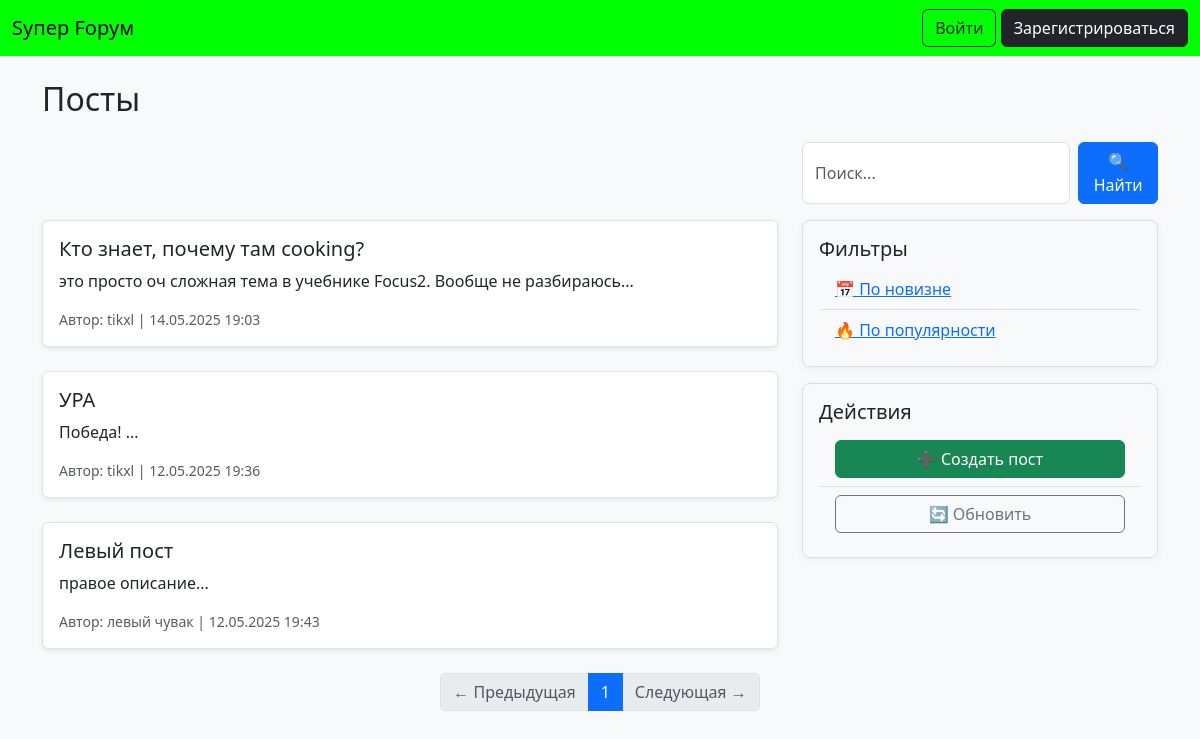
Screenshot of /?sort=popular with the database file from the repository.
### app.py (models this page shows)
class Post(db.Model):
    id = db.Column(db.Integer, primary_key=True)
    title = db.Column(db.String(200), nullable=False)
    content = db.Column(db.Text, nullable=False)
    date = db.Column(db.DateTime, default=datetime.utcnow)
    user_id = db.Column(db.Integer, db.ForeignKey('user.id'), nullable=False)

class User(UserMixin, db.Model):
    id = db.Column(db.Integer, primary_key=True)
    username = db.Column(db.String(80), unique=True, nullable=False)
    password = db.Column(db.String(120), nullable=False)
    avatar = db.Column(db.String(255))
    description = db.Column(db.Text)
    posts = db.relationship('Post', backref='author', lazy=True)
    comments = db.relationship('Comment', backref='author', lazy=True)

### app.py (the view)
@app.route('/')
def index():
    sort_by = request.args.get('sort', 'new')
    search_query = request.args.get('search', '')
    page = request.args.get('page', 1, type=int)
    posts_query = Post.query
    if search_query:
        posts_query = posts_query.filter(Post.title.ilike(f'%{search_query}%'))
    if sort_by == 'popular':
        posts_query = db.session.query(Post).outerjoin(Comment).group_by(Post.id).order_by(db.func.count(Comment.id).desc())
        if search_query:
            posts_query = posts_query.filter(Post.title.ilike(f'%{search_query}%'))
    else:
        posts_query = posts_query.order_by(Post.date.desc())
    pagination = posts_query.paginate(page=page, per_page=5)
    posts = pagination.items
    return render_template('index.html', posts=posts, sort_by=sort_by, pagination=pagination, search_query=search_query)

### templates/index.html (shortened to what this page needs)
{% extends "base.html" %}
{% block content %}
<h2 class="mb-4">Посты</h2>
<div class="row mb-3">
    <div class="col-md-8"></div>
    <div class="col-md-4">
        <form method="GET" class="d-flex">
            <input type="text" name="search" class="form-control me-2" placeholder="Поиск..." value="{{ request.args.get('search', '') }}">
            <button class="btn btn-primary" type="submit">🔍 Найти</button>
        </form>
    </div>
</div>
<div class="row">
    <div class="col-md-8">
        {% for post in posts %}
        <div class="card mb-4 shadow-sm border rounded p-3 bg-white">
            <h5 class="card-title">
                <a href="{{ url_for('view_post', post_id=post.id) }}">{{ post.title }}</a>
            </h5>
            <p class="card-text">{{ post.content[:200] }}...</p>
            <small class="text-muted">
                Автор: {{ post.author.username }} | {{ post.date.strftime('%d.%m.%Y %H:%M') }}
            </small>
        </div>
        {% endfor %}
    </div>
    <div class="col-md-4">
        <div class="card bg-light mb-3">
            <div class="card-body">
                <h5>Фильтры</h5>
                <ul class="list-group list-group-flush">
                    <li class="list-group-item bg-light"><a href="?sort=new">📅 По новизне</a></li>
                    <li class="list-group-item bg-light"><a href="?sort=popular">🔥 По популярности</a></li>
                </ul>
            </div>
        </div>
        <div class="card bg-light">
            <div class="card-body">
                <h5>Действия</h5>
                <ul class="list-group list-group-flush">
                    <li class="list-group-item bg-light">
                        <a href="{{ url_for('create_post') }}" class="btn btn-success w-100">➕ Создать пост</a>
                    </li>
                    <li class="list-group-item bg-light">
                        <a href="#" class="btn btn-outline-secondary w-100">🔄 Обновить</a>
                    </li>
                </ul>
            </div>
        </div>
    </div>
</div>
<nav aria-label="Page navigation">
    <ul class="pagination justify-content-center">
        {% if pagination.has_prev %}
            <li class="page-item">
                <a class="page-link" href="{{ url_for('index', sort=sort_by, page=pagination.prev_num, search=request.args.get('search')) }}">← Предыдущая</a>
            </li>
        {% else %}
            <li class="page-item disabled"><span class="page-link">← Предыдущая</span></li>
        {% endif %}
        {% for p in pagination.iter_pages() %}
            {% if p %}
                <li class="page-item {% if p == pagination.page %}active{% endif %}">
                    <a class="page-link" href="{{ url_for('index', sort=sort_by, page=p, search=request.args.get('search')) }}">{{ p }}</a>
                </li>
            {% else %}
                <li class="page-item disabled"><span class="page-link">…</span></li>
            {% endif %}
        {% endfor %}
        {% if pagination.has_next %}
            <li class="page-item">
                <a class="page-link" href="{{ url_for('index', sort=sort_by, page=pagination.next_num, search=request.args.get('search')) }}">Следующая →</a>
            </li>
        {% else %}
            <li class="page-item disabled"><span class="page-link">Следующая →</span></li>
        {% endif %}
    </ul>
</nav>
{% endblock %}

### static/style.css (style rules this page uses)
body { background-color: #f8f9fa; font-family: 'Segoe UI', Tahoma, Geneva, Verdana, sans-serif; }
.card { border: 1px solid #ddd; border-radius: 8px; box-shadow: 0 2px 8px rgba(0, 0, 0, 0.05); transition: box-shadow 0.3s ease; margin-bottom: 2rem; }
.card-title a { color: #212529; text-decoration: none; }
.pagination .page-item.active .page-link { background-color: #0d6efd; border-color: #0d6efd; }

### rows the page displays
Post: title "Кто знает, почему там cooking?", content "это просто оч сложная тема в учебнике Focus2. Вообще не разбираюсь", author.username "tikxl", date "14.05.2025 19:03"
Post: title "УРА", content "Победа!", author.username "tikxl", date "12.05.2025 19:36"
Post: title "Левый пост", content "правое описание", author.username "левый чувак", date "12.05.2025 19:43"

### other values shown
{{ p }} "1"
